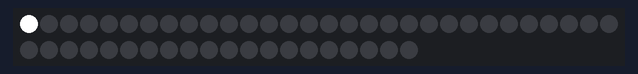
A sketch run on a simulated Arduino Uno, built with avr-gcc and run on an emulated ATmega328P. Parts: 50 RGB LEDs in strip order, left to right, continuing on the next row. The strip is taken to match the declared colour order; random numbers use the default seed unless the sketch sets one.

Above: at 0.1 s.
At 20.8 s:
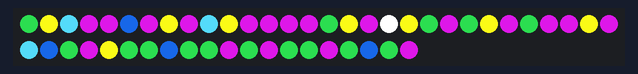

The sketch:

Stranger-Things-Lights.ino
```cpp
#include <Adafruit_NeoPixel.h>

#define LED_LENGTH 50
#define ALPHABET_LENGTH 26
#define DATA_PIN 6

// milliseconds
#define LETTER_DELAY 750
#define MESSAGE_DELAY 30000

Adafruit_NeoPixel ledStrip = Adafruit_NeoPixel(LED_LENGTH, DATA_PIN, NEO_RGB + NEO_KHZ400);

uint32_t charColorArray[ALPHABET_LENGTH];

String messages[20];
int amountOfMessages;

void setup()
{
	Serial.begin(9600);
	// Intializes our strip
	ledStrip.begin();
	// Updates our LED strip
	ledStrip.show();

	// Creates an array of colors
	createLedArray();

	amountOfMessages = 0;

	// Messages are added here, they all must be lowercase
	addMessage("run");
	addMessage("hide");
  addMessage("abcdefghijklmnopqrstuvwxyz");
  addMessage("noescape");
  addMessage("demogorgon");
}

void loop()
{
	showMessage();
  delay(1000);
	flash();
	delay(MESSAGE_DELAY);
  clearLEDs();
}

void addMessage(String msg)
{
	amountOfMessages++;
	messages[amountOfMessages - 1] = msg;
}

void showMessage()
{
	// Generates a random int between 0 and the amount
	// of the messages
	int randMsg = random(amountOfMessages);

	String randomString = messages[randMsg];

	for (int i = 0; i < randomString.length(); i++)
	{
		// 97 is the int value of a, we need a to be
		// considered 0, b = 1, and etc.
		int ledValue = getLedValue(randomString[i]);
    int charValue = (int)randomString[i] - 97;

		// Grabs the character's corresponding color
		uint32_t color = charColorArray[charValue];

		// Sets that LED to that color
		ledStrip.setPixelColor(ledValue, color);

		// Updates LEDs
		ledStrip.show();

		// Waits
		delay(LETTER_DELAY);

		// Turns LED off for next iteration
		ledStrip.setPixelColor(ledValue, 0);
	}
	ledStrip.show();
}

void flash()
{
	for (int i = 0; i < LED_LENGTH; i++)
	{
		ledStrip.setPixelColor(i, charColorArray[random(ALPHABET_LENGTH)]);
		ledStrip.show();
	}
}

void clearLEDs()
{
	for (int i = 0; i < LED_LENGTH; i++)
	{
		ledStrip.setPixelColor(i, 0);
	}

	ledStrip.show();
}

// This code is very specific to my setup of LEDs (How they're wrapped on the wall)
int getLedValue(char c)
{
	int n = (int)c;
  n = n - 97;

	if (n <= 7)
	{
		return n;
	}
	else if (8 <= n && n <= 16)
	{
		return (28 - n);
	}
	else
	{
		return (n + 7);
	}
}

void createLedArray()
{
	// Constant Colors defined here
	uint32_t red = ledStrip.Color(255, 0, 0);
	uint32_t white = ledStrip.Color(255, 255, 255);
	uint32_t blue = ledStrip.Color(18, 82, 186);
	uint32_t purple = ledStrip.Color(177, 18, 186);
	uint32_t green = ledStrip.Color(30, 153, 55);
	uint32_t yellow = ledStrip.Color(239, 239, 21);
	uint32_t teal = ledStrip.Color(80, 208, 237);

	// Colors are mapped to the show
	// Where 0 = a, 1 = b, etc.
	charColorArray[0] = white;
	charColorArray[1] = blue;
	charColorArray[2] = purple;
	charColorArray[3] = green;
	charColorArray[4] = teal;
	charColorArray[5] = yellow;
	charColorArray[6] = purple;
	charColorArray[7] = green;
	charColorArray[8] = green;
	charColorArray[9] = purple;
	charColorArray[10] = teal;
	charColorArray[11] = green;
	charColorArray[12] = yellow;
	charColorArray[13] = purple;
	charColorArray[14] = purple;
	charColorArray[15] = green;
	charColorArray[16] = purple;
	charColorArray[17] = green;
	charColorArray[18] = white;
	charColorArray[19] = yellow;
	charColorArray[20] = blue;
	charColorArray[21] = purple;
	charColorArray[22] = blue;
	charColorArray[23] = yellow;
	charColorArray[24] = purple;
	charColorArray[25] = purple;
}
```
